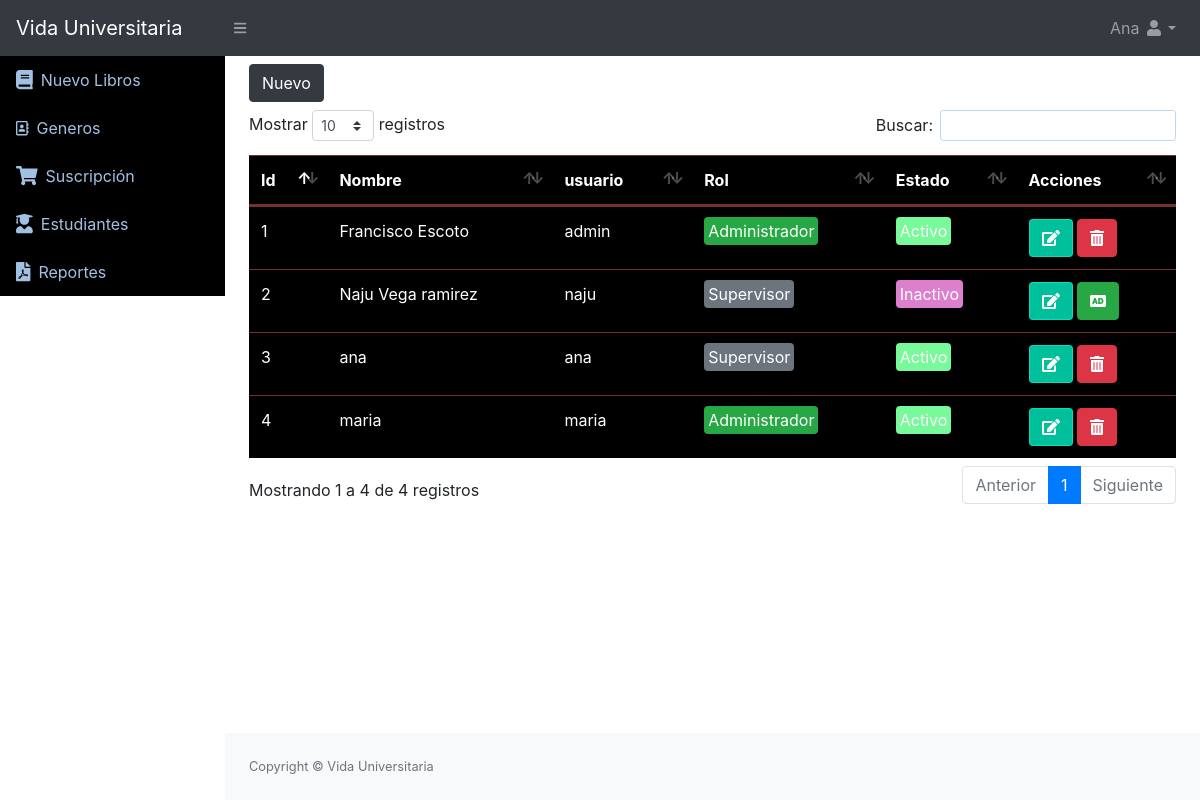
Screenshot of /usuarios/listar (signed in) with the database file from the repository.
### tables this page shows
CREATE TABLE IF NOT EXISTS `usuarios` (
  `id` INT NOT NULL AUTO_INCREMENT,
  `usuario` VARCHAR(50) NOT NULL,
  `nombre` VARCHAR(200) NOT NULL,
  `clave` VARCHAR(100) NOT NULL,
  `rol` VARCHAR(20) NOT NULL,
  `estado` INT NOT NULL DEFAULT '1',
  `membresiaEstado` VARCHAR(20) NOT NULL DEFAULT '1',
  PRIMARY KEY (`id`));

### Libraries/Core/Views.php (called while the page is built)
<?php
class Views{
    function getView($controller, $view, $data="", $alert="", $config = "", $cliente = "")
    {
        $controller = get_class($controller);
        if ($controller == "Home") {
            $view = "Views/".$view.".php";
        }else{
            $view = "Views/" . $controller . "/" . $view . ".php";
        }
        require_once($view);
    }
}
?>

### Controller/Usuarios.php (called while the page is built, shortened)
<?php
class Usuarios extends Controllers
{
    public function listar()
    {
        $data = $this->model->selectUsuarios();
        $this->views->getView($this, "listar", $data);
    }
}

### index.php (called while the page is built, shortened)
<?php
require_once("Helpers/Helpers.php");
require_once("Libraries/Core/Load.php");
?>

### Libraries/Core/Mysql.php (called while the page is built, shortened)
<?php
class Mysql extends Conexion{
    private $conexion;
    function __construct()
    {
        $this->conexion = new Conexion();
        $this->conexion = $this->conexion->conect();
    }
    public function select_all(string $query){
        $this->strquery = $query;
        $result = $this->conexion->prepare($this->strquery);
        $result->execute();
        $data = $result->fetchall(PDO::FETCH_ASSOC);
        return $data;
    }
}
?>

### Libraries/Core/Conexion.php (called while the page is built)
<?php
class Conexion{
    private $conect;
    public function __construct()
    {
      $conexion = "mysql:host=".HOST.";dbname=".BD.";.CHARSET.";
      try {
          $this->conect = new PDO($conexion, DB_USER, PASS);
          $this->conect->setAttribute(PDO::ATTR_ERRMODE, PDO::ERRMODE_EXCEPTION);
      } catch (PDOException $e) {
          $this->conect = "Error en la conexion";
          echo "Error: " . $e->getMessage();
      }
    }
    public function conect()
    {
        return $this->conect;
    }
}
?>

### Models/UsuariosModel.php (called while the page is built, shortened)
<?php
class UsuariosModel extends Mysql{
    public function selectUsuarios()
    {
        $sql = "SELECT * FROM usuarios";
        $res = $this->select_all($sql);
        return $res;
    }
}
?>

### Helpers/Helpers.php (called while the page is built, shortened)
<?php
function base_url()
{
    return BASE_URL;
}
?>

### Views/usuarios/listar.php (the view, shortened to what this page needs)
<div id="layoutSidenav_content">
    <main>
        <div class="container-fluid">
            <div class="row">
                <div class="col-lg-12 mt-2">
                    <div class="row">
                        <div class="col-lg-6 mb-2">
                            <button class="btn btn-dark" type="button" data-toggle="modal" data-target="#nuevo_user">Nuevo</button>
                        </div>
                    </div>
                    <div class="table-responsive">
                        <table style=background-color:#000 class="table table-hover table-dark" id="table">
                            <thead class="thead-white">
                                <tr>
                                    <th>Id</th>
                                    <th>Nombre</th>
                                    <th>usuario</th>
                                    <th>Rol</th>
                                    <th>Estado</th>
                                    <th>Acciones</th>
                                </tr>
                            </thead>
                            <tbody>
                                <?php
                                foreach ($data as $us) {
                                    if ($us['rol'] == 1) {
                                        $rol = '<span class="badge-success p-1 rounded">Administrador</span>';
                                    } else {
                                        $rol = '<span class="badge-secondary p-1 rounded">Supervisor</span>';
                                    }
                                    if ($us['estado'] == 1) {
                                        $estado = '<span class="badge-primary p-1 rounded">Activo</span>';
                                    } else {
                                        $estado = '<span class="badge-danger p-1 rounded">Inactivo</span>';
                                    }
                                ?>
                                    <tr>
                                        <td><?php echo $us['id']; ?></td>
                                        <td><?php echo $us['nombre']; ?></td>
                                        <td><?php echo $us['usuario']; ?></td>
                                        <td><?php echo $rol; ?></td>
                                        <td><?php echo $estado; ?></td>
                                        <td>
                                            <a href="<?php echo base_url() ?>Usuarios/editar?id=<?php echo $us['id']; ?>" class="btn btn-primary"><i class="fas fa-edit"></i></a>
                                            <?php if ($us['estado'] == 1) { ?>
                                                <form action="<?php echo base_url() ?>Usuarios/eliminar" method="post" class="d-inline eliminar">
                                                    <button type="submit" class="btn btn-danger"><i class="fas fa-trash-alt"></i></button>
                                                </form>
                                            <?php } else { ?>
                                                <form action="<?php echo base_url() ?>Usuarios/reingresar" method="post" class="d-inline reingresar">
                                                    <button type="submit" class="btn btn-success"><i class="fas fa-audio-description"></i></button>
                                                </form>
                                            <?php } ?>
                                        </td>
                                    </tr>
                                <?php } ?>
                            </tbody>
                        </table>
                    </div>
                </div>
            </div>
        </div>
    </main>

### rows the page displays
usuarios: id "1", nombre "Francisco Escoto", usuario "admin", rol "Administrador", estado "Activo"
usuarios: id "2", nombre "Naju Vega ramirez", usuario "naju", rol "Supervisor", estado "Inactivo"
usuarios: id "3", nombre "ana", usuario "ana", rol "Supervisor", estado "Activo"
usuarios: id "4", nombre "maria", usuario "maria", rol "Administrador", estado "Activo"

### other values shown
$_SESSION['nombre'] "Ana"
